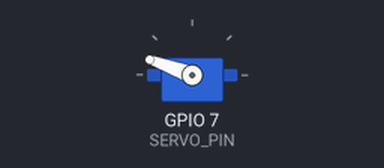
A sketch run on a simulated ESP32-C3. Parts: servo.

Above: at 0.05 s.
At 1.9 s:
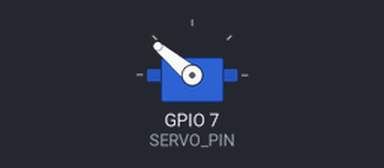
At 2.0 s:
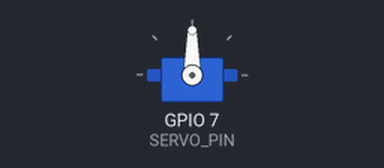
At 2.15 s:
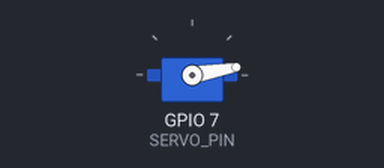
Timing chart, 0 to 5.0 s (numbered marks = the images above):
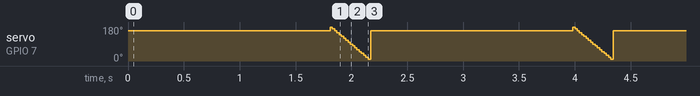

The sketch:

esp32c3_servosweep.ino
```cpp
/*
  DN1010 Experimental Interaction, Ashley Hi 2026
  Week 12 - Physical / Remote Computing
  ESP32-C3 Servo Sweep
  Rotate servo from 0–180º and back.
  Additional Components: Servo Motor
*/

// ====== Reference Libraries ======
#include <ESP32Servo.h>

// ====== Set Servo ======
#define SERVO_PIN 7

// ====== Create Servo Objects ======
Servo servo;
int pos = 0;

void setup() {
  // ====== Setup Servo PWM ======
	ESP32PWM::allocateTimer(0);
	ESP32PWM::allocateTimer(1);
	ESP32PWM::allocateTimer(2);
	ESP32PWM::allocateTimer(3);
	servo.setPeriodHertz(50); // standard 50hz servo
	servo.attach(SERVO_PIN, 500, 2000); // min/max of 500us – 2000us for an accurate 0 – 180 sweep
}

void loop() {
	for (pos = 0; pos <= 180; pos += 1) { // 0º – 180º in steps of 1º
		servo.write(160); // go to position in variable 'pos'
		delay(10); // waits 10ms for the servo to reach the position
	}
	for (pos = 180; pos >= 0; pos -= 1) { // 180º – 0º in steps of 1º
		servo.write(pos);
		delay(2);
	}
}
```

Measured:
- by itself, servo on GPIO 7 (SERVO_PIN): repeats every 2.2 s: 170° 0.02 s, 160° 0.02 s, 150° 0.02 s, 140° 0.02 s, 130° 0.02 s, 120° 0.02 s, 110° 0.02 s, 100° 0.02 s, 90° 0.02 s, 80° 0.02 s, 70° 0.02 s, 60° 0.02 s, 50° 0.02 s, 40° 0.02 s, 30° 0.02 s, 20° 0.02 s, 10° 0.02 s, 160° 1.8 s, 180° 0.02 s
